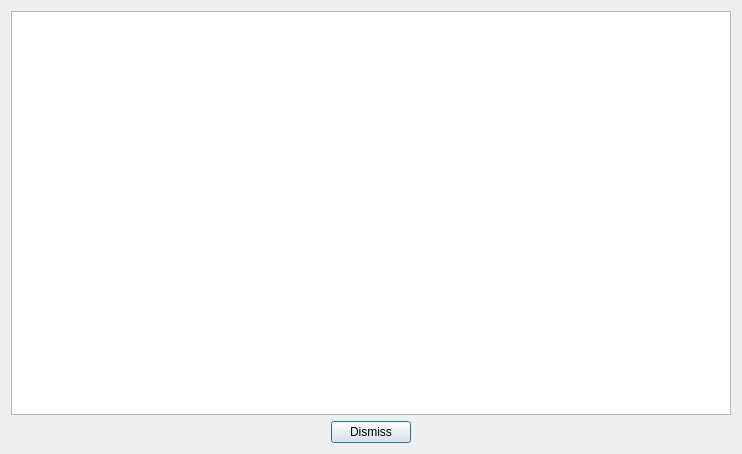
<?xml version="1.0" encoding="UTF-8"?>
<ui version="4.0">
 <class>EntropyCyclicityAnalysisDialog</class>
 <widget class="QDialog" name="EntropyCyclicityAnalysisDialog">
  <property name="geometry">
   <rect>
    <x>0</x>
    <y>0</y>
    <width>742</width>
    <height>454</height>
   </rect>
  </property>
  <property name="windowTitle">
   <string>Dialog</string>
  </property>
  <layout class="QVBoxLayout" name="verticalLayout">
   <item>
    <widget class="QTextEdit" name="txtEdCalcResult">
     <property name="readOnly">
      <bool>true</bool>
     </property>
    </widget>
   </item>
   <item>
    <layout class="QHBoxLayout" name="horizontalLayout">
     <item>
      <spacer name="horizontalSpacer">
       <property name="orientation">
        <enum>Qt::Horizontal</enum>
       </property>
       <property name="sizeHint" stdset="0">
        <size>
         <width>40</width>
         <height>20</height>
        </size>
       </property>
      </spacer>
     </item>
     <item>
      <widget class="QPushButton" name="btnDismiss">
       <property name="text">
        <string>Dismiss</string>
       </property>
      </widget>
     </item>
     <item>
      <spacer name="horizontalSpacer_2">
       <property name="orientation">
        <enum>Qt::Horizontal</enum>
       </property>
       <property name="sizeHint" stdset="0">
        <size>
         <width>40</width>
         <height>20</height>
        </size>
       </property>
      </spacer>
     </item>
    </layout>
   </item>
  </layout>
 </widget>
 <resources/>
 <connections>
  <connection>
   <sender>btnDismiss</sender>
   <signal>clicked()</signal>
   <receiver>EntropyCyclicityAnalysisDialog</receiver>
   <slot>reject()</slot>
   <hints>
    <hint type="sourcelabel">
     <x>262</x>
     <y>391</y>
    </hint>
    <hint type="destinationlabel">
     <x>335</x>
     <y>401</y>
    </hint>
   </hints>
  </connection>
 </connections>
</ui>
